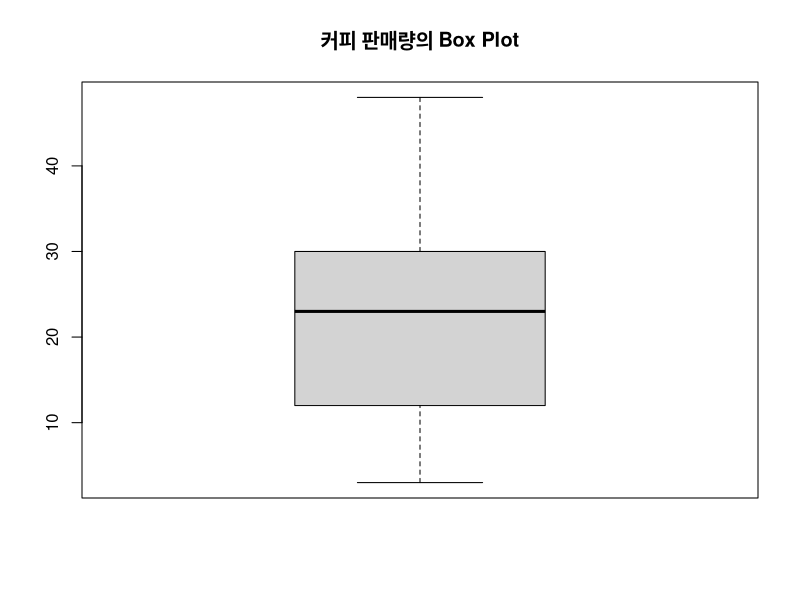
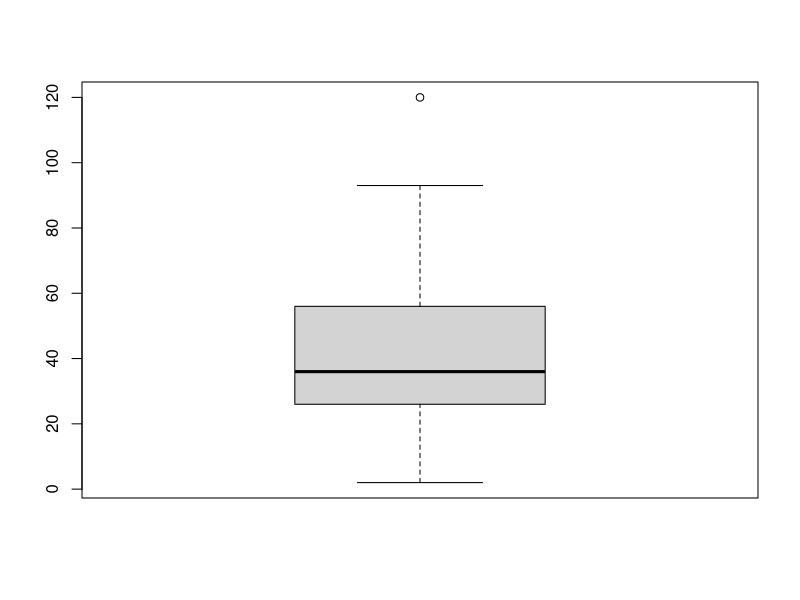
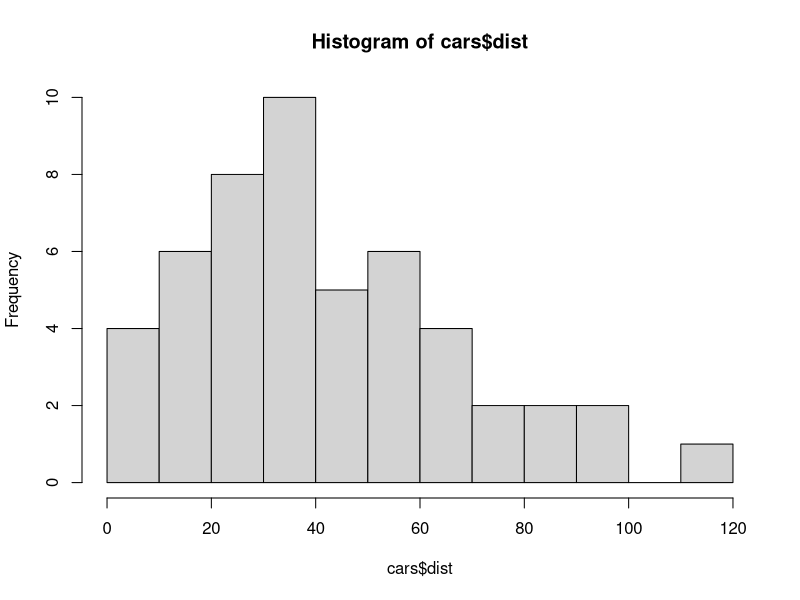

The R source for these figures, in order: (Note: this script raises an error after producing the figures.)
# 숫자 데이터를 범주형으로 인식하지 못하게 해야 함
cafe = read.csv('data/cafedata.csv',stringsAsFactors = F)
head(cafe)
str(cafe)
dim(cafe)       # 48 22
summary(cafe)   # pandas의 describe()와 유사
cafe$Coffees = as.numeric(cafe$Coffees)
sort(cafe$Coffees)
sort(cafe$Coffees)[1] # 최소값
sort(cafe$Coffees, decreasing = T)[1] # 최대값
# sort(cafe$Coffees)[length(cafe$Coffees)-1]

min(cafe$Coffees, na.rm=T)
max(cafe$Coffees, na.rm=T)

# 최빈값을 알기 위한 방법
stem(cafe$Coffees)      # 줄기-잎 그림
table(cafe$Coffees)

# 평균
num.na = sum(is.na(cafe$Coffees))   # NA 개수
weight = 1 / (length(cafe$Coffees) - num.na)
sum(cafe$Coffees * weight, na.rm=T)
mean(cafe$Coffees, na.rm=T)

# 양 끝 값의 변화에 따른 평균의 변화
rc = na.omit(cafe$Coffees)
length(rc)
rc[rc == max(rc)] = 480
mean(rc)        # 21.5 --> 30.7 로 바뀜

# 중앙값
median.idx = (1 + length(rc)) / 2
median.idx
sort(rc)[median.idx]            # 23
median(cafe$Coffees, na.rm=T)   # 23

# 양 끝 값의 변화에 따른 평균의 변화는 크고, 중앙값의 변화는 없다.(둔감)

## 자료의 퍼진 정도 - 표준편차와 사분위수

# 표준편차

height = seq(164, 176, 2)
height.m = mean(height)
h.dev = height - height.m
sum(h.dev)

sum(h.dev^2) / 7
sum(h.dev^2)        # 분산 - 16
sqrt(mean(h.dev^2)) # 표준편차 - 4

# R에서 제공하는 함수
var(height)         # (표본)분산 - 18-67
sd(height)          # (표본)표준편차 - 4

# 사분위수

quantile(cafe$Coffees, na.rm=T)
qs = quantile(cafe$Coffees, na.rm=T)
bp = boxplot(cafe$Coffees, main="커피 판매량의 Box Plot")

IQR(cafe$Coffees,na.rm=T)
qs[4] - qs[2]
# 3분위수 - 1분위수 -> IQR(Inter Quantail Range)

# 이상치
boxplot((cars$dist))
hist(cars$dist, breaks = seq(0, 120, 10))

qs = quantail(cars$dist)
qs
iqr = qs[4] - qs[2]
upperlimit = qs[4] + 1.5 * iqr
lowerlimit = qs[2] - 1.5 * iqr
cars$dist[cars$dist > upperlimit | cars$dist < lowerlimit]





